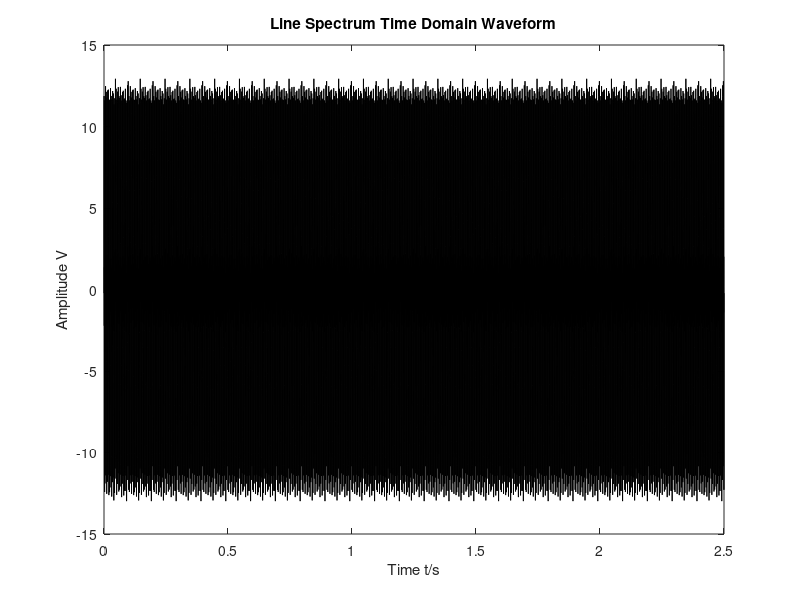
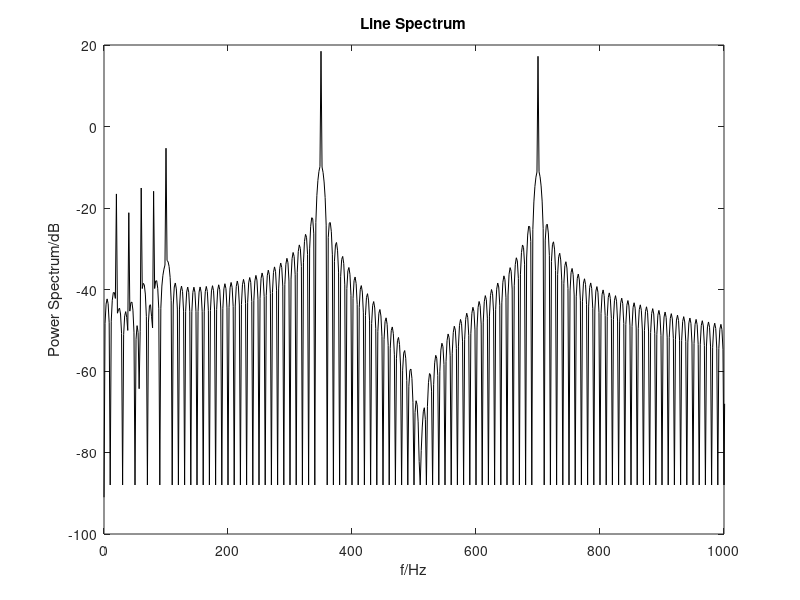

Source code (MATLAB) for these figures, in order: (Note: this script raises an error after producing the figures.)
clc;
clear all;
clf;

Fs = 5000;
n = 4; % Number of propeller blades
s = 7; % Propeller speed

%%%% Below 100Hz, the line spectrum frequencies can be represented as follows %%%%
Ts = 0:1/Fs:2.5; % Time series
ni = 5; % Eight line spectra
Ak = 0.5 * rand(1,10); % Line spectrum amplitude
Ik = 0.25 * pi * rand(1,10); % Random phases

% Calculate the line spectrum frequencies
f1 = zeros(1, ni);
C = [];
for m1 = 1:ni
    f1(m1) = m1 * n * s;
end
f = f1;
disp(f)

%%% K represents the number of line spectra, Ak, f, Ik correspond to the amplitude, frequency, and phase of the k-th line spectrum
%% Calculate the power spectrum %%%
fi = 80;
L = 4; % The highest frequency of line spectra cannot exceed 100Hz, with the highest being ni*fi/L
fait = 0.25 * pi;
temp = 1:1:ni;
G = 0;
for i = 1:1:ni               
   G1 = Ak(i) * sin(temp(i) * (2 * pi * fi / L * Ts + fait) + Ik(i));
   G = G + G1;
end

G = G + 7.5 * sin(2 * pi * 350 * Ts) + 6.5 * sin(2 * pi * 700 * Ts);

figure;
plot(Ts, G, 'k');
xlabel('Time t/s');
ylabel('Amplitude V');
title('Line Spectrum Time Domain Waveform');

%% 

% Power spectrum analysis
window = boxcar(length(G)); % Rectangular window 
nfft = 3000; 
[Pxxm, f] = periodogram(G, window, nfft, Fs); % Direct method 
PxxM = 10 * log10(Pxxm);

figure(); 
plot(f, PxxM, 'k');
xlabel('f/Hz');
ylabel('Power Spectrum/dB'); % Plot the graph before 3000
title('Line Spectrum');
xlim([0, 1000]);

%%%% White noise construction using a FIR filter with a specific response %%%%

%%%% Use Box-Muller method to generate normally distributed random numbers (mean = 0, std = 1) %%%%

m = input('Enter mean value:');
n1 = input('Enter standard deviation:');
t0 = input('Enter data length:'); % Generate normally distributed random numbers

for i = 1:t0   
    a = rand;    
    b = rand;     
    X1(i) = sqrt((-2) * log10(a)) * cos(2 * pi * b);   
    X2(i) = sqrt((-2) * log10(a)) * sin(2 * pi * b);     
    Y1 = X1 * n1 + m;    
    Y2 = X2 * n1 + m; 
end
disp(Y1); % Calculate the mean and standard deviation 
M1 = mean(Y1);
N1 = std(Y1);
disp(M1);
disp(N1); 
disp(Y1); % Calculate the mean and standard deviation 
M2 = mean(Y2);
N2 = std(Y2); 
disp(M2); 
disp(N2); 
h1 = lillietest(Y1);     % If h1 = 1, it means the null hypothesis is rejected, otherwise, it is accepted (i.e., the original distribution is normal)
disp(h1); 
h2 = lillietest(Y2);     % If h2 = 1, it means the null hypothesis is rejected, otherwise, it is accepted (i.e., the original distribution is normal) 
disp(h2);

To = 0.02; 
y = Y2;
N = length(y);
A(1:N) = exp(-To); 
C(1:N) = 1; 
R(1:N) = 1; 
Q(1:N) = 1 - exp(-2 * To); 
P(1) = 1; 

x(1) = y(1); % x(0) = 0; H(1) = 1; 
for n = 2:N 
    P1(n) = A(n) * A(n) * P(n - 1) + Q(n); 
    H(n) = C(n) * P1(n) / (C(n) * C(n) * P1(n) + R(n)); 
    x(n) = A(n) * x(n - 1) + H(n) * (y(n) - C(n) * A(n) * x(n - 1)); 
    P(n) = (1 - C(n) * H(n)) * P1(n); 
end 
i = [1:N]; 
figure(3)
subplot(311)
% x = x(n) / abs(x(n));
plot(i, x, 'k') 
xlabel('Sample Points'); ylabel('Amplitude'); title('White Noise Time Domain Waveform');
set(get(gca, 'XLabel'), 'FontSize', 12); % Graph text size set to 12
set(get(gca, 'YLabel'), 'FontSize', 12);
set(get(gca, 'TITLE'), 'FontSize', 10);
% grid on; 

%%%%% Power Spectrum of White Noise %%%%%%%%
subplot(3,1,2);
P = abs(fft(x)); % Spectrum
fm = (Fs / 2) * N / Fs;
f = (0: fm) * Fs / N;

plot(f, P(1:length(f)), 'k');
% grid on
title('Power Spectrum of White Noise'); xlabel('Frequency'); ylabel('Amplitude');
set(get(gca, 'XLabel'), 'FontSize', 12); % Graph text size set to 12
set(get(gca, 'YLabel'), 'FontSize', 12);
set(get(gca, 'TITLE'), 'FontSize', 10);

CX = xcorr(x, 'unbiased'); % Calculate autocorrelation function of sequence x(n)
CXk = fft(CX, N);
Px = abs(CXk);
index = 0: round(N / 2);
k = index * Fs / N;
Px0 = 10 * log10(Px(index + 1));
subplot(313)
plot(k, Px0, 'k'); 
% grid on;
xlabel('Frequency'); ylabel('Power Spectrum/dB');
title('Power Spectrum of White Noise');
set(get(gca, 'XLabel'), 'FontSize', 12); % Graph text size set to 12
set(get(gca, 'YLabel'), 'FontSize', 12);
set(get(gca, 'TITLE'), 'FontSize', 10);

%% 

%%%% Ideal Ship Radiated Noise Model %%%%
V = input('Enter ship speed:'); % Ship speed
DT = input('Enter displacement:'); % Ship displacement, in tons

SLs = 112 + 50 * log(V / 10) + 15 * log(DT); % Empirical formula for sound level above 100Hz, in dB
% Calculate the spectral peak frequency f0
if V >= 10
    f0 = 300 - 200 * (V - 10) / 30;  % For V >= 10 knots
else
    f0 = 300;  % For V < 10 knots
end

SLf0 = SLs + 20 - 20 * log(f0); % Sound pressure level at the spectral peak

K1 = 1; % Slope below the spectral peak frequency
K2 = -20; % Slope above the spectral peak frequency

%%%% Model the continuous spectrum %%%%
ff = 0:1:10000;
SLf = (SLf0 - K1 * log(f0 ./ ff)) .* (ff < f0) + SLf0 .* (ff == f0) + (SLf0 + K2 * log(ff ./ f0)) .* (f0 < ff);

figure(5)
plot(ff, SLf, 'k');
xlabel('Frequency/Hz'); xlim([0, 1100])
ylabel('Sound Pressure Level/dB'); % ylim([160, 200])
title('Expected Continuous Spectrum Curve')
% grid on;
%% 

% Periodic components
Nf = 5000;
n = 0:Nf-1;
t = n / Fs;
f = (0:Nf-1) * Fs / Nf;
Nfft = 2048;
si = 3 * sin(2 * pi * 60 * t) + 2 * sin(2 * pi * 90 * t) + 1 * sin(2 * pi * 120 * t);

% Signal = wgn(2048, 1, 60); % White noise with SNR -20.93 (60), -11.08 (50), 0.219 (35)

[N0, Wc] = buttord([0.05, 0.051], [0.025, 0.1], 6, 9); % wp = 300 / 6000 = 0.05, ws1 = 150 / 6000 = 0.025, ws2 = 600 / 6000 = 0.01
[b, a] = butter(N0, Wc);
xn1 = filter(b, a, x');
figure(6);
subplot(211)
plot(xn1, 'k');
xlabel('Sample Points')
ylabel('Amplitude')
title('Continuous Spectrum Time Domain Waveform')
xn = xn1 + (si(1:length(xn1)))';

subplot(212)
N1 = 2048;
Pxx = 10 * log10(abs(fft(xn, Nfft).^2));
f11 = (0: length(Pxx)-1) * Fs / length(Pxx);
plot(f11, Pxx, 'k');
xlabel('f/Hz');
ylabel('Power Spectrum/dB'); title('Continuous Spectrum')
xlim([0 3000]); % Plot before 3000

% [t1, r1] = size(Pxx);
% [t2, r2] = size(PxxM);
% B1 = zeros((t2 - t1), 1); B = [Pxx; B1];


% 计算 Power Spectrum 和 Time Domain Waveform
PP = Pxx(1:length(PxxM)) + PxxM;
ss = (G((1:length(xn))))' + xn;

PP = Pxx(1:length(PxxM)) + PxxM+100;
figure;
subplot(2,1,2);
plot(f11(1:length(PP)), PP)
xlabel('f/Hz');
ylabel('Power Spectrum/dB');
title('Ship Radiated Noise');
xlim([0, 3000]);

subplot(2,1,1);
ss = (G((1:length(xn))))' + xn;
% tf = t * Ts;
pp = length(ss);
tf = Ts * pp / Fs;
plot(tf(1:length(ss)), ss / norm(ss))
title('Ship Radiated Noise Time Domain Waveform');
xlabel('Time');
ylabel('Normalized Amplitude');

% 设置 STFT 参数
window_length = 1024; % 窗口长度
noverlap = window_length / 2; % 窗口重叠量（50%重叠）
nfft = 1024; % FFT 点数

% 计算信号的 STFT
[~, F, T, P] = spectrogram(ss, window_length, noverlap, nfft, Fs);

% 将功率谱转换为 dB 标度
P_dB = 10 * log10(abs(P));

% 绘制 STFT 时频图
figure;

% 绘制时频图
imagesc(T, F, P_dB); % 时频图
axis xy; % 反转 y 轴，使频率从低到高
xlabel('Time(s)');
ylabel('Frequency (Hz)');
title('STFT of Ship2');
colorbar; % 显示色标
caxis([-100 0]); % 设置颜色条范围（dB）
